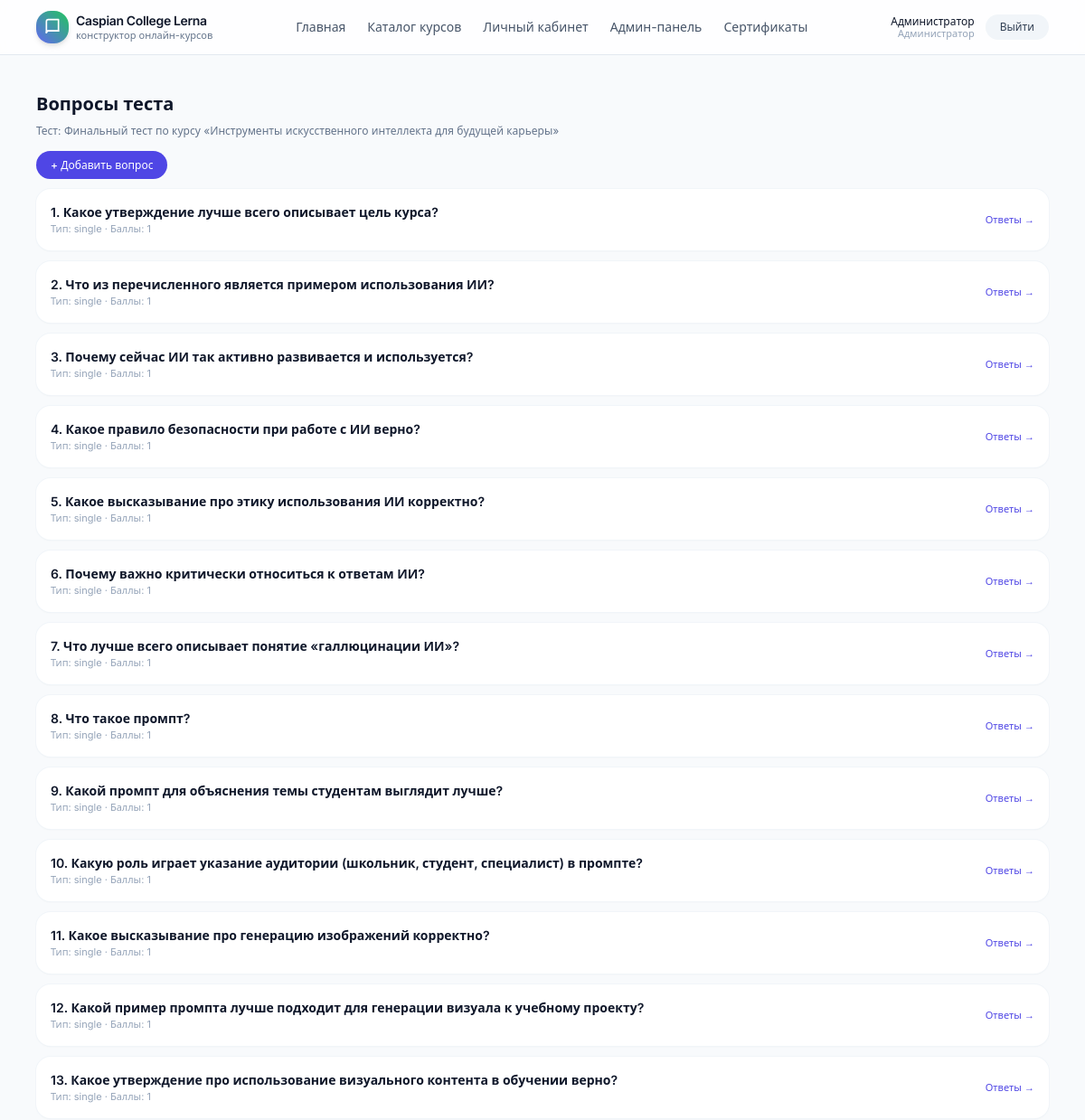
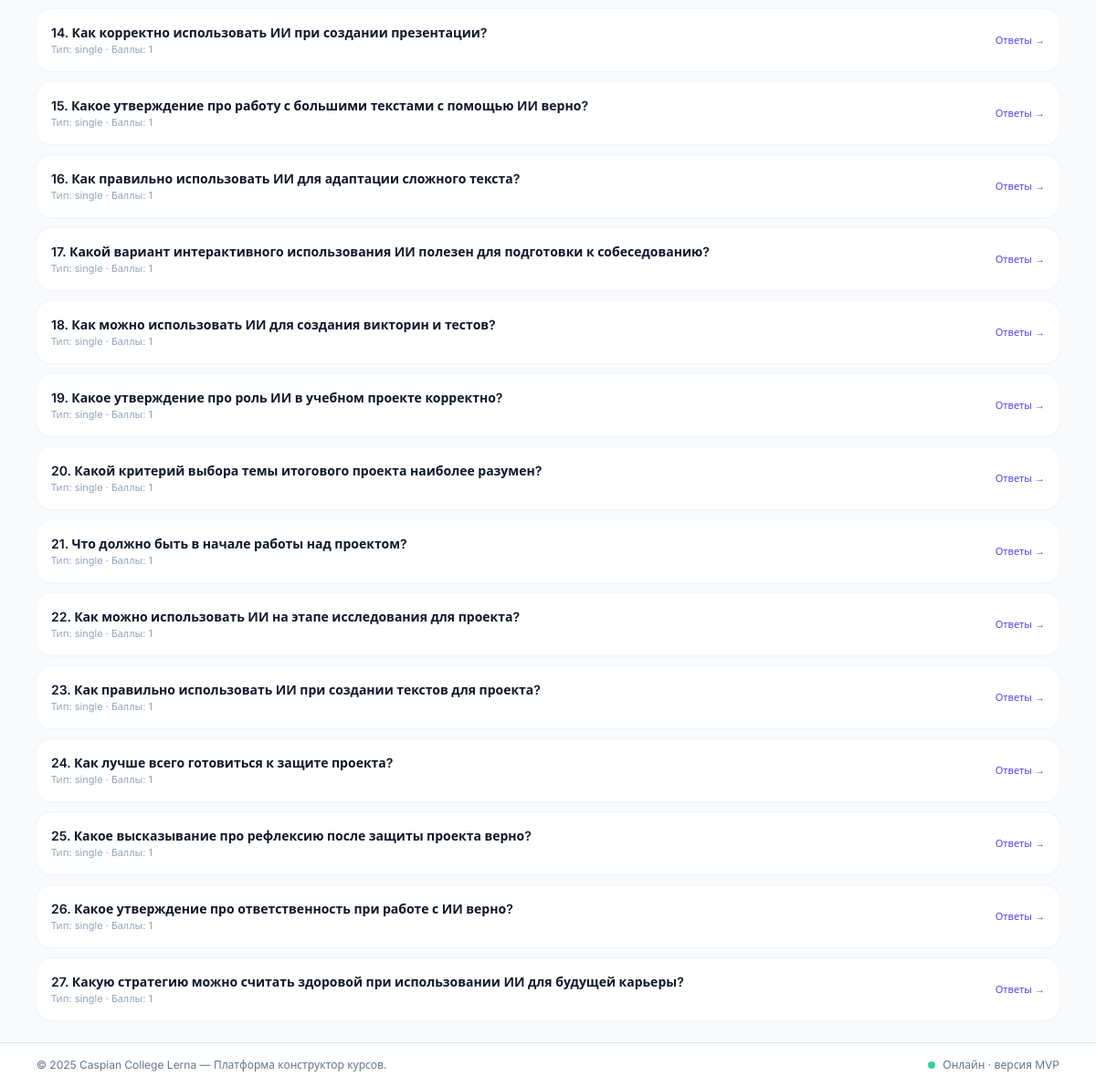
Screenshot of /admin/tests/6/questions (signed in) with the database file from the repository (2 pictures, top to bottom).
### app/models.py (models this page shows, shortened)
class User(UserMixin, db.Model):
    __tablename__ = "users"
    id = db.Column(db.Integer, primary_key=True)
    email = db.Column(db.String(255), unique=True, nullable=False)
    password_hash = db.Column(db.String(255), nullable=False)
    full_name = db.Column(db.String(255), nullable=False)
    role = db.Column(db.String(20), default="student")  # 'student' или 'admin'
    created_at = db.Column(db.DateTime, default=datetime.utcnow)
    courses = db.relationship("UserCourse", back_populates="user", cascade="all, delete-orphan")
    lesson_progress = db.relationship("UserLessonProgress", back_populates="user", cascade="all, delete-orphan")
    test_attempts = db.relationship("UserTestAttempt", back_populates="user", cascade="all, delete-orphan")
    certificates = db.relationship("Certificate", back_populates="user", cascade="all, delete-orphan")
    def is_admin(self) -> bool:
        return self.role == "admin"

class Test(db.Model):
    __tablename__ = "tests"
    id = db.Column(db.Integer, primary_key=True)
    course_id = db.Column(db.Integer, db.ForeignKey("courses.id"), nullable=True)   # финальный
    module_id = db.Column(db.Integer, db.ForeignKey("course_modules.id"), nullable=True)  # по модулю
    type = db.Column(db.String(20), nullable=False)  # 'module' или 'final'
    title = db.Column(db.String(255), nullable=False)
    description = db.Column(db.Text, nullable=True)
    pass_score_percent = db.Column(db.Integer, default=70)
    max_attempts = db.Column(db.Integer, nullable=True)  # None = бесконечно
    course = db.relationship("Course", back_populates="tests")
    module = db.relationship("CourseModule", back_populates="tests")
    questions = db.relationship("Question", back_populates="test", cascade="all, delete-orphan")
    attempts = db.relationship("UserTestAttempt", back_populates="test", cascade="all, delete-orphan")

class Question(db.Model):
    __tablename__ = "questions"
    id = db.Column(db.Integer, primary_key=True)
    test_id = db.Column(db.Integer, db.ForeignKey("tests.id"), nullable=False)
    text = db.Column(db.Text, nullable=False)
    type = db.Column(db.String(20), default="single")  # single, multiple
    order_index = db.Column(db.Integer, default=0)
    points = db.Column(db.Integer, default=1)
    image_path = db.Column(db.String(255), nullable=True)
    explanation = db.Column(db.Text, nullable=True)
    test = db.relationship("Test", back_populates="questions")
    answer_options = db.relationship("AnswerOption", back_populates="question", cascade="all, delete-orphan")

### app/blueprints/admin/routes.py (the view)
@admin_bp.route("/tests/<int:test_id>/questions")
def questions_list(test_id):
    test = Test.query.get_or_404(test_id)
    questions = Question.query.filter_by(test_id=test.id).order_by(Question.order_index).all()
    return render_template("admin_questions.html", test=test, questions=questions)

### app/blueprints/admin/routes.py (called while the page is built)
def admin_required():
    if not current_user.is_authenticated or not current_user.is_admin():
        abort(403)

@admin_bp.before_request
def check_admin():
    admin_required()

### app/templates/admin_questions.html (shortened to what this page needs)
{% extends "base.html" %}
{% block content %}
<h1 class="mb-2 text-xl font-semibold text-slate-900">Вопросы теста</h1>
<p class="mb-4 text-xs text-slate-500">
  Тест: {{ test.title }}
</p>
<div class="mb-4">
  <a href="{{ url_for('admin.question_create', test_id=test.id) }}"
     class="rounded-full bg-primary-600 px-4 py-2 text-xs font-medium text-white hover:bg-primary-700">
    + Добавить вопрос
  </a>
</div>
{% if questions %}
  <div class="space-y-3 text-xs">
    {% for q in questions %}
      <div class="flex items-center justify-between rounded-2xl bg-white p-4 shadow-sm ring-1 ring-slate-100">
        <div>
          <p class="text-sm font-semibold text-slate-900">
            {{ loop.index }}. {{ q.text }}
          </p>
          <p class="text-[11px] text-slate-400">
            Тип: {{ q.type }} · Баллы: {{ q.points }}
          </p>
        </div>
        <a href="{{ url_for('admin.answers_manage', question_id=q.id) }}"
           class="text-[11px] text-primary-600 hover:text-primary-700">
          Ответы →
        </a>
      </div>
    {% endfor %}
  </div>
{% else %}
  <p class="text-xs text-slate-500">Вопросы ещё не добавлены.</p>
{% endif %}
{% endblock %}

### app/templates/navbar.html (shortened to what this page needs)
<header class="border-b border-slate-200 bg-white/80 backdrop-blur">
  <div class="mx-auto flex max-w-6xl items-center justify-between px-4 py-3">
    <a href="{{ url_for('main.index') }}" class="flex items-center gap-2">
      <div class="flex h-9 w-9 items-center justify-center rounded-2xl bg-gradient-to-tr from-primary-500 to-accent text-white shadow-md">
        <svg xmlns="http://www.w3.org/2000/svg" class="h-5 w-5" viewBox="0 0 24 24" fill="none"
             stroke="currentColor" stroke-width="2" stroke-linecap="round" stroke-linejoin="round">
          <path d="M4 19.5A2.5 2.5 0 0 1 6.5 17H20"/>
          <path d="M4 4.5A2.5 2.5 0 0 1 6.5 2H20v15H6.5A2.5 2.5 0 0 0 4 19.5z"/>
        </svg>
      </div>
      <div class="flex flex-col leading-tight">
        <span class="text-sm font-semibold tracking-tight text-slate-900">Caspian College Lerna</span>
        <span class="text-[11px] text-slate-500">конструктор онлайн-курсов</span>
      </div>
    </a>
    <nav class="hidden items-center gap-6 text-sm text-slate-600 md:flex">
      <a href="{{ url_for('main.index') }}" class="hover:text-primary-600">Главная</a>
      <a href="{{ url_for('main.courses_list') }}" class="hover:text-primary-600">Каталог курсов</a>
      {% if current_user.is_authenticated %}
        <a href="{{ url_for('courses.dashboard') }}" class="hover:text-primary-600">Личный кабинет</a>
        {% if current_user.is_admin() %}
          <a href="{{ url_for('admin.dashboard') }}" class="hover:text-primary-600">Админ-панель</a>
          <a href="{{ url_for('admin.certificate_branding') }}" class="hover:text-primary-600">Сертификаты</a>
        {% endif %}
      {% endif %}
    </nav>
    <div class="flex items-center gap-3 text-sm">
      {% if current_user.is_authenticated %}
        <div class="hidden flex-col text-right text-xs leading-tight text-slate-600 sm:flex">
          <span class="font-medium text-slate-900">{{ current_user.full_name }}</span>
          <span class="text-[11px] text-slate-400">
            {% if current_user.is_admin() %}Администратор{% else %}Обучающийся{% endif %}
          </span>
        </div>
        <a href="{{ url_for('auth.logout') }}"
           class="rounded-full bg-slate-100 px-4 py-1.5 text-xs font-medium text-slate-700 hover:bg-slate-200">
          Выйти
        </a>
      {% endif %}
    </div>
  </div>
</header>

### app/static/css/styles.css (style rules this page uses)
body { background-color: #f8f9fa; }

### rows the page displays
User: full_name "Администратор"
Test: title "Финальный тест по курсу «Инструменты искусственного интеллекта для будущей карьеры»"
Question: text "Какое утверждение лучше всего описывает цель курса?", type "single", points "1"
Question: text "Что из перечисленного является примером использования ИИ?", type "single", points "1"
Question: text "Почему сейчас ИИ так активно развивается и используется?", type "single", points "1"
Question: text "Какое правило безопасности при работе с ИИ верно?", type "single", points "1"
Question: text "Какое высказывание про этику использования ИИ корректно?", type "single", points "1"
Question: text "Почему важно критически относиться к ответам ИИ?", type "single", points "1"
Question: text "Что лучше всего описывает понятие «галлюцинации ИИ»?", type "single", points "1"
Question: text "Что такое промпт?", type "single", points "1"
Question: text "Какой промпт для объяснения темы студентам выглядит лучше?", type "single", points "1"
Question: text "Какую роль играет указание аудитории (школьник, студент, специалист) в промпте?", type "single", points "1"
Question: text "Какое высказывание про генерацию изображений корректно?", type "single", points "1"
Question: text "Какой пример промпта лучше подходит для генерации визуала к учебному проекту?", type "single", points "1"
Question: text "Какое утверждение про использование визуального контента в обучении верно?", type "single", points "1"
Question: text "Как корректно использовать ИИ при создании презентации?", type "single", points "1"
Question: text "Какое утверждение про работу с большими текстами с помощью ИИ верно?", type "single", points "1"
Question: text "Как правильно использовать ИИ для адаптации сложного текста?", type "single", points "1"
Question: text "Какой вариант интерактивного использования ИИ полезен для подготовки к собеседованию?", type "single", points "1"
Question: text "Как можно использовать ИИ для создания викторин и тестов?", type "single", points "1"
Question: text "Какое утверждение про роль ИИ в учебном проекте корректно?", type "single", points "1"
Question: text "Какой критерий выбора темы итогового проекта наиболее разумен?", type "single", points "1"
Question: text "Что должно быть в начале работы над проектом?", type "single", points "1"
Question: text "Как можно использовать ИИ на этапе исследования для проекта?", type "single", points "1"
Question: text "Как правильно использовать ИИ при создании текстов для проекта?", type "single", points "1"
Question: text "Как лучше всего готовиться к защите проекта?", type "single", points "1"
Question: text "Какое высказывание про рефлексию после защиты проекта верно?", type "single", points "1"
Question: text "Какое утверждение про ответственность при работе с ИИ верно?", type "single", points "1"
Question: text "Какую стратегию можно считать здоровой при использовании ИИ для будущей карьеры?", type "single", points "1"

### other values shown
{{ 2025 }} "2025"
